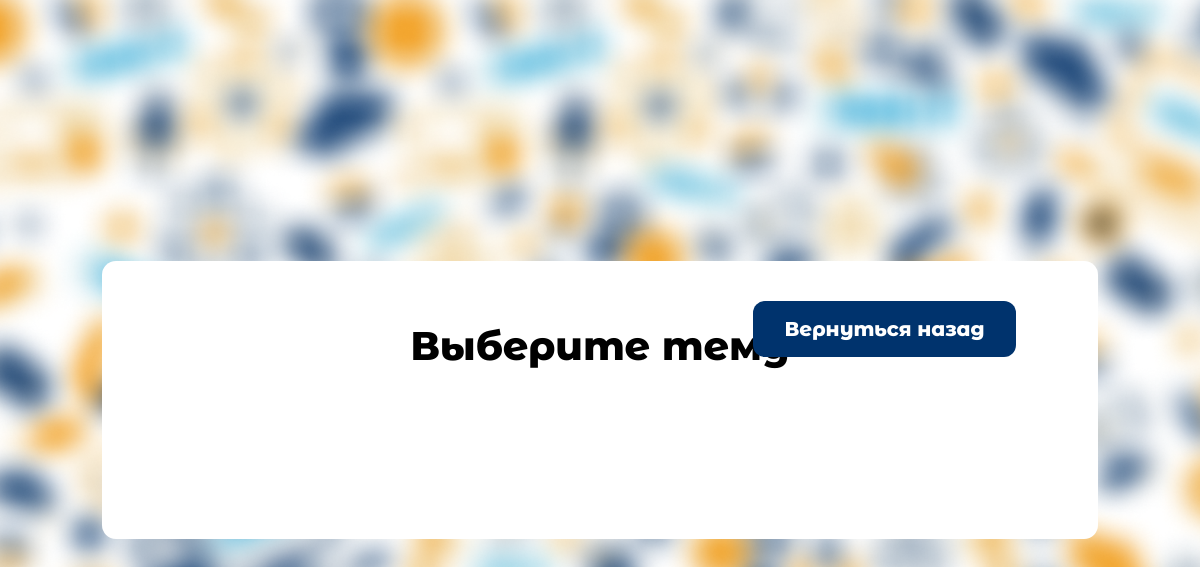
/getTopics.php, run on an earlier commit of the app's database.
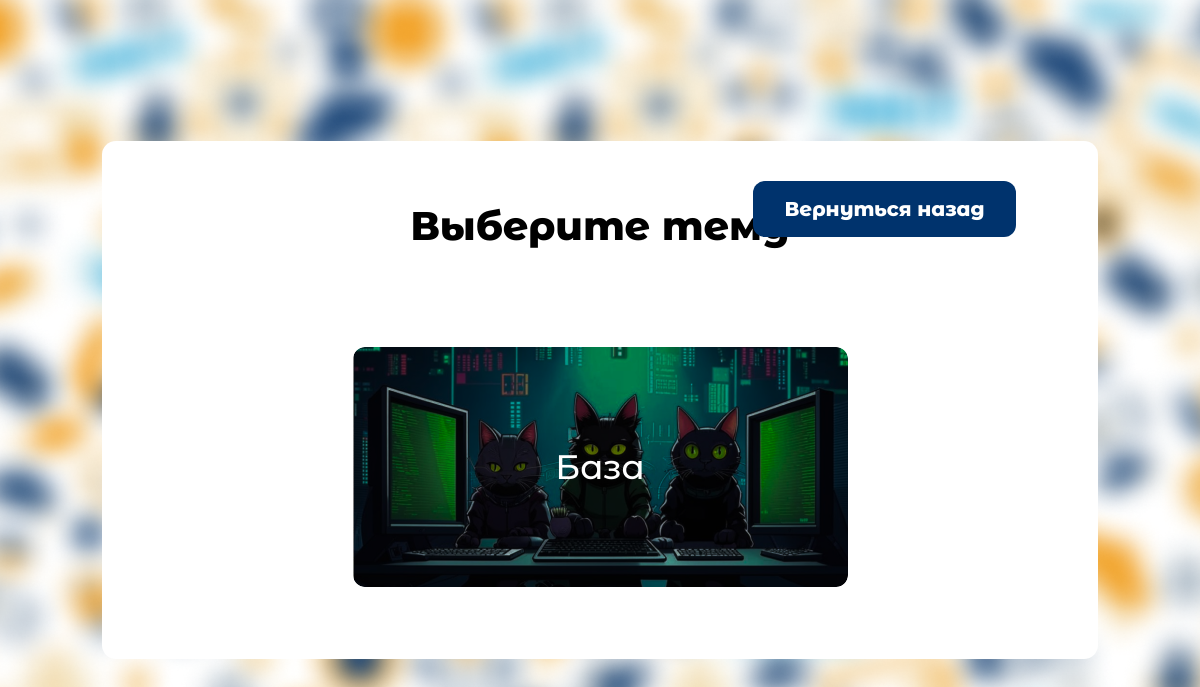
And on a later commit of the database.
### tables this page shows
CREATE TABLE "topics" (
	"topic"	TEXT
, "image_path"	TEXT);

### getTopics.php (the view, shortened to what this page needs)
<?php
$db = new SQLite3('db/main.db');
$result = $db->query('SELECT topic, image_path FROM topics');
?>
<html lang="ru">
<head>
</head>
<body>
<div class="topics" id="topics">
    <button class="topics__backBtn" id="topics__backBtn">Вернуться назад</button>
    <h3 class="topics__header">Выберите тему</h3>
    <div class="topics__row">
    <?php while ($row = $result->fetchArray(SQLITE3_ASSOC)): ?>
        <button class="topic" onclick="startGame('<?php echo htmlspecialchars($row['topic']); ?>')" style="background-image: url('<?php if (empty($row['image_path'])) {
            $row['image_path'] = 'img/cats.png';
        }
        echo htmlspecialchars($row['image_path']); ?>')"
        <span class="topic__span" style="z-index: 2;"><?php echo htmlspecialchars($row['topic']); ?></span>
        </button>
    <?php endwhile; ?>
    </div>
</div>
</body>
</html>

What changed in the data, as far as the page shows it:
added topics: topic "База"
